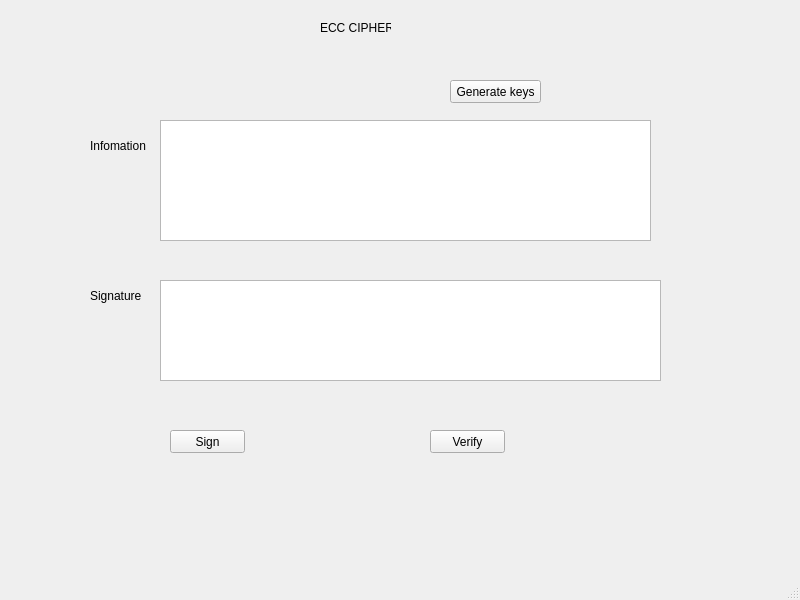
<?xml version="1.0" encoding="UTF-8"?>
<ui version="4.0">
 <class>MainWindow</class>
 <widget class="QMainWindow" name="MainWindow">
  <property name="geometry">
   <rect>
    <x>0</x>
    <y>0</y>
    <width>800</width>
    <height>600</height>
   </rect>
  </property>
  <property name="windowTitle">
   <string>MainWindow</string>
  </property>
  <widget class="QWidget" name="centralwidget">
   <widget class="QPushButton" name="btn_sign">
    <property name="geometry">
     <rect>
      <x>170</x>
      <y>430</y>
      <width>75</width>
      <height>23</height>
     </rect>
    </property>
    <property name="text">
     <string>Sign</string>
    </property>
   </widget>
   <widget class="QPushButton" name="btn_verify">
    <property name="geometry">
     <rect>
      <x>430</x>
      <y>430</y>
      <width>75</width>
      <height>23</height>
     </rect>
    </property>
    <property name="text">
     <string>Verify</string>
    </property>
   </widget>
   <widget class="QLabel" name="label">
    <property name="geometry">
     <rect>
      <x>320</x>
      <y>20</y>
      <width>71</width>
      <height>16</height>
     </rect>
    </property>
    <property name="text">
     <string>ECC CIPHER</string>
    </property>
   </widget>
   <widget class="QLabel" name="label_2">
    <property name="geometry">
     <rect>
      <x>90</x>
      <y>130</y>
      <width>71</width>
      <height>31</height>
     </rect>
    </property>
    <property name="text">
     <string>Infomation</string>
    </property>
   </widget>
   <widget class="QLabel" name="label_3">
    <property name="geometry">
     <rect>
      <x>90</x>
      <y>280</y>
      <width>51</width>
      <height>31</height>
     </rect>
    </property>
    <property name="text">
     <string>Signature</string>
    </property>
   </widget>
   <widget class="QPushButton" name="btn_gen_keys">
    <property name="geometry">
     <rect>
      <x>450</x>
      <y>80</y>
      <width>91</width>
      <height>23</height>
     </rect>
    </property>
    <property name="text">
     <string>Generate keys</string>
    </property>
   </widget>
   <widget class="QTextEdit" name="txt_info">
    <property name="geometry">
     <rect>
      <x>160</x>
      <y>120</y>
      <width>491</width>
      <height>121</height>
     </rect>
    </property>
   </widget>
   <widget class="QTextEdit" name="txt_sign">
    <property name="geometry">
     <rect>
      <x>160</x>
      <y>280</y>
      <width>501</width>
      <height>101</height>
     </rect>
    </property>
   </widget>
  </widget>
  <widget class="QMenuBar" name="menubar">
   <property name="geometry">
    <rect>
     <x>0</x>
     <y>0</y>
     <width>800</width>
     <height>21</height>
    </rect>
   </property>
  </widget>
  <widget class="QStatusBar" name="statusbar"/>
 </widget>
 <resources/>
 <connections/>
</ui>
